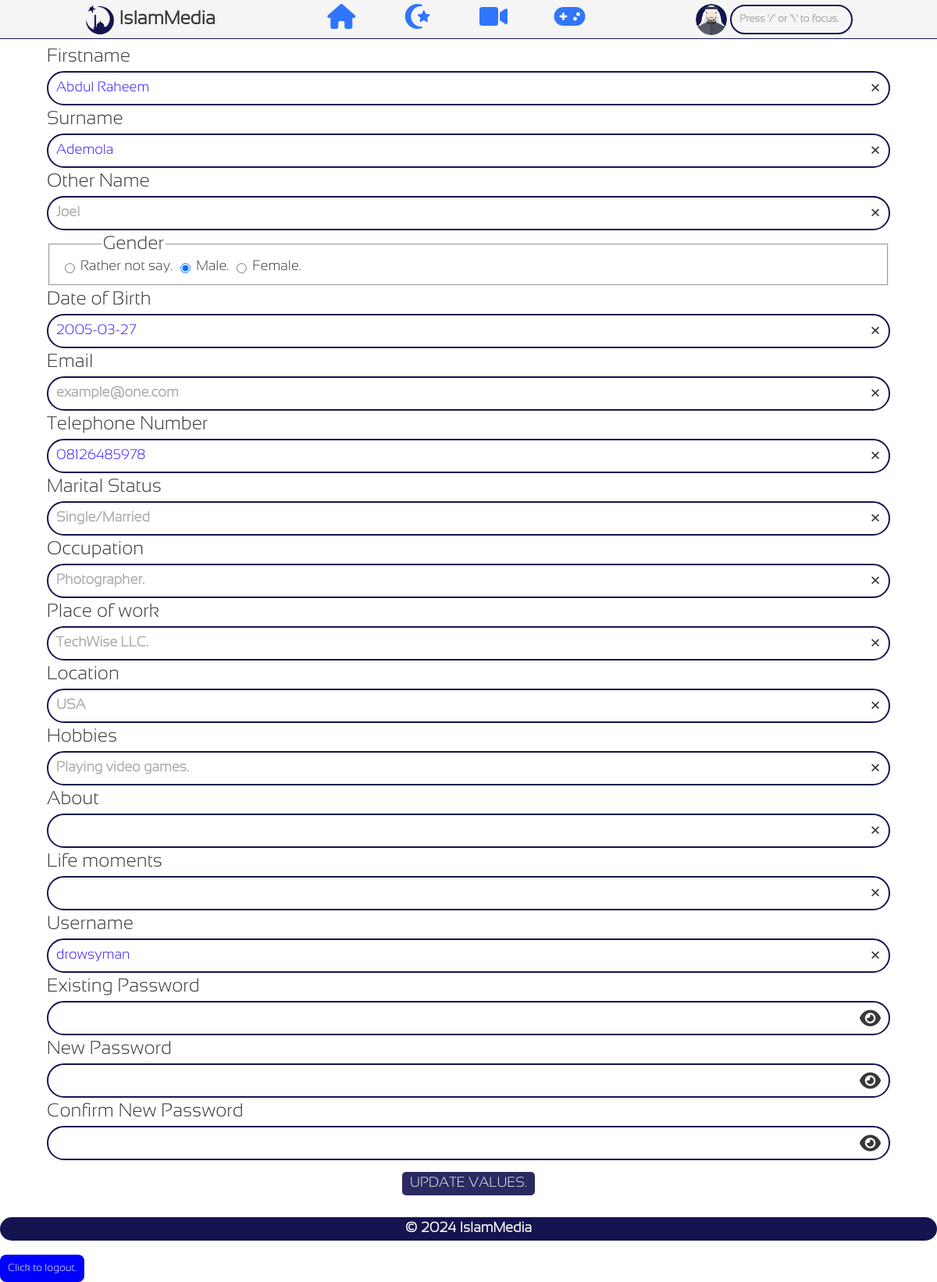
Screenshot of /edit_user_info.php (signed in) with the database file from the repository.
### tables this page shows
CREATE TABLE `users` (
  `userID` int(40) NOT NULL,
  `userImg` varchar(255) NOT NULL,
  `userName` varchar(255) NOT NULL,
  `passWord` varchar(255) NOT NULL,
  `firstName` varchar(255) NOT NULL,
  `surName` varchar(255) NOT NULL,
  `otherName` varchar(255) NOT NULL,
  `gender` varchar(40) NOT NULL,
  `dateOfBirth` date NOT NULL,
  `email` varchar(255) NOT NULL,
  `telephoneNumber` text NOT NULL,
  `maritalStatus` varchar(255) NOT NULL,
  `occupation` varchar(255) NOT NULL,
  `placeOfWork` varchar(255) NOT NULL,
  `location` varchar(255) NOT NULL,
  `hobbies` varchar(255) NOT NULL,
  `about` varchar(255) NOT NULL,
  `lifeMoments` text NOT NULL,
  `dateJoined` date NOT NULL DEFAULT current_timestamp(),
  `userType` varchar(255) NOT NULL DEFAULT 'user',
  `mailVerified` varchar(255) NOT NULL
);

### user_img.php (called while the page is built, shortened)
<?php
    $user_img = "uploads/profile_pics/" . sha1($_SESSION['islammedia_curr_user']);
    if (!file_exists($user_img)) {
        $stmt = $conn -> prepare("SELECT `gender` FROM `users` WHERE `userID`= ?;");
        $stmt -> bind_param("i", $_SESSION['islammedia_curr_user']);
        if ($stmt -> execute()) {
            $result = $stmt -> get_result();
        } else {
            $err = "Sorry, an error occurred, we are trying to fix it as soon as possible!";
            require("footer.php");
            exit;
        }
        if($result -> num_rows == 1) {
            while ($row = $result -> fetch_assoc()) {
                $gender = $row['gender'];
            }
        }
    }
?>

### edit_user_info.php (the view, shortened to what this page needs)
<?php
    require("connection.php");
    if($_SERVER['REQUEST_METHOD'] == "POST"){
        if (isset($_POST['firstname'])) {
            $firstname = sanitize_input($_POST['firstname']);
            $continue = 1;
        } else {
            $continue = 0;
        }
        if (isset($_POST['surname']) && $continue != 0) {
            $surname = sanitize_input($_POST['surname']);
            $continue = 1;
        } else {
            $continue = 0;
        }
        if (isset($_POST['other_name']) && $continue != 0) {
            $other_name = sanitize_input($_POST['other_name']);
            $continue = 1;
        } else {
            $continue = 0;
        }
        if (isset($_POST['gender']) && $continue != 0) {
            $gender = sanitize_input($_POST['gender']);
            $continue = 1;
        } else {
            $continue = 0;
        }
        if (isset($_POST['date_of_birth']) && $continue != 0) {
            $date_of_birth = sanitize_input($_POST['date_of_birth']);
            $continue = 1;
        } else {
            $continue = 0;
        }
        if (isset($_POST['email']) && $continue != 0) {
            $email = sanitize_input($_POST['email']);
            $continue = 1;
        } else {
            $continue = 0;
        }
        if (isset($_POST['telephone_number']) && $continue != 0) {
            $telephone_number = sanitize_input($_POST['telephone_number']);
            $continue = 1;
        } else {
            $continue = 0;
        }
        if (isset($_POST['marital_status']) && $continue != 0) {
            $marital_status = sanitize_input($_POST['marital_status']);
            $continue = 1;
        } else {
            $continue = 0;
        }
        if (isset($_POST['occupation']) && $continue != 0) {
            $occupation = sanitize_input($_POST['occupation']);
            $continue = 1;
        } else {
            $continue = 0;
        }
        if (isset($_POST['place_of_work']) && $continue != 0) {
            $place_of_work = sanitize_input($_POST['place_of_work']);
            $continue = 1;
        } else {
            $continue = 0;
        }
        if (isset($_POST['location']) && $continue != 0) {
            $location = sanitize_input($_POST['location']);
            $continue = 1;
        } else {
            $continue = 0;
        }
        if (isset($_POST['hobbies']) && $continue != 0) {
            $hobbies = sanitize_input($_POST['hobbies']);
            $continue = 1;
        } else {
            $continue = 0;
        }
        if (isset($_POST['about']) && $continue != 0) {
            $about = sanitize_input($_POST['about']);
            $continue = 1;
        } else {
            $continue = 0;
        }
        if (isset($_POST['life_moments']) && $continue != 0) {
            $life_moments = sanitize_input($_POST['life_moments']);
            $continue = 1;
        } else {
            $continue = 0;
        }
        if (isset($_POST['username']) && $continue != 0) {
            $username = sanitize_input($_POST['username']);
            $continue = 1;
        } else {
            $continue = 0;
        }
        if (isset($_POST['password']) && $continue != 0) {
            $password = sanitize_input($_POST['password'], FALSE);
            $continue = 1;
        } else {
            $continue = 0;
        }
        if (isset($_POST['npassword']) && $continue != 0) {
            $npassword = sanitize_input($_POST['npassword'], FALSE);
            $continue = 1;
        } else {
            $continue = 0;
        }
        if (isset($_POST['cpassword']) && $continue != 0) {
            $cpassword = sanitize_input($_POST['cpassword'], FALSE);
            $continue = 1;
        } else {
            $continue = 0;
        }
        if (isset($continue) && $continue == 1) {
            check_firstname();
        } else {
            $err = "The server received an incomplete request!";
            get_user_data();
        }
    } else {
       get_user_data();
    }
    function sanitize_input($data, $trim = TRUE){
        if($trim === TRUE){
            $data = trim($data);
        }
        $data = htmlentities($data, ENT_QUOTES);
        return $data;
    }
    function get_user_data() {
        global $conn, $firstname, $surname, $other_name, $gender, $date_of_birth, $email, $telephone_number, $marital_status, $occupation, $place_of_work, $location, $hobbies, $about, $life_moments, $username;
        $stmt = $conn -> prepare("SELECT `username`, `firstName`, `surName`, `otherName`, `gender`, `dateOfBirth`, `email`,`telephoneNumber`, `maritalStatus`, `occupation`, `placeOfWork`, `location`, `hobbies`, `about`, `lifeMoments` FROM `users` WHERE `userID`= ?;");
        $stmt -> bind_param("i", $_SESSION['islammedia_curr_user']);
        if($stmt -> execute()){
            $result = $stmt -> get_result();
        } else {
            $err = "Sorry, an error occurred, we are trying to fix it as soon as possible!";
            return;
        }
        if ($result -> num_rows == 1) {
            while ($row = $result->fetch_assoc()) {
                $firstname = $row['firstName'];
                $surname = $row['surName'];
                $other_name = $row['otherName'];
                $date_of_birth = $row['dateOfBirth'];
                $email = $row['email'];
                $telephone_number = $row['telephoneNumber'];
                $marital_status = $row['maritalStatus'];
                $occupation = $row['occupation'];
                $place_of_work = $row['placeOfWork'];
                $location = $row['location'];
                $hobbies = $row['hobbies'];
                $about = $row['about'];
                $life_moments = $row['lifeMoments'];
                $username = $row['username'];
            }
        } else {
            require('security.php');
            insert_suspect();
        }
    }
    require_once("header.php");
?>
    <form method="POST" action="<?php echo(sanitize_input($_SERVER['PHP_SELF'])); ?>" name="edit_profile" class="form1">
        <label for="firstname" class="label1">Firstname</label>
        <div class="input_div">
            <input type="text" class="input1" id="firstname" name="firstname" placeholder ="John" value="<?php if(isset($firstname)){ echo ($firstname);} ?>" autocomplete="off"/>
            <span class="post_input" onclick="empty_this(document.getElementById('firstname'))">&times;</span>
        </div>
        <label for="surname" class="label1">Surname</label>
        <div class="input_div">
            <input type="text" class="input1" id="surname" name="surname" placeholder ="Doe" value="<?php if(isset($surname)){ echo ($surname);} ?>" autocomplete="off"/>
            <span class="post_input" onclick="empty_this(document.getElementById('surname'))">&times;</span>
        </div>
        <label for="other_name" class="label1">Other Name</label>
        <div class="input_div">
            <input type="text" class="input1" id="other_name" name="other_name" placeholder ="Joel" value="<?php if(isset($other_name)){ echo ($other_name);} ?>" autocomplete="off"/>
            <span class="post_input" onclick="empty_this(document.getElementById('other_name'))">&times;</span>
        </div>
        <div class="div">
            <fieldset>
                <legend class="label1">Gender</legend>
                <div class="radio_input1">
                    <input type="radio" class="radio_input" id="rather_not_say" name="gender" value="r" <?php if((isset($gender) && $gender == "r") || empty($gender)){ echo ("checked"); } ?>/>
                    <label for="rather_not_say">Rather not say.</label>
                </div>
                <div class="radio_input1">
                    <input type="radio" class="radio_input" id="male" name="gender" value="m" <?php if(isset($gender) && $gender == "m"){ echo ("checked");} ?>/>
                    <label for="male">Male.</label>
                </div>
                <div class="radio_input1">
                    <input type="radio" class="radio_input" id="female" name="gender" value="f" <?php if(isset($gender) && $gender == "f"){ echo ("checked");} ?>/>
                    <label for="female">Female.</label>
                </div>
            </fieldset>
        </div>
        <label for="date_of_birth" class="label1">Date of Birth</label>
        <div class="input_div">
            <input type="text" class="input1" id="date_of_birth" name="date_of_birth" placeholder="DD-MM-YYYY or YYYY-MM-DD" value="<?php if(isset($date_of_birth)) {echo($date_of_birth);}; ?>" autocomplete="off"/>
            <span class="post_input" onclick="empty_this(document.getElementById('date_of_birth'))">&times;</span>
        </div>
        <label for="email" class="label1">Email</label>
        <div class="input_div">
            <input type="email" class="input1" id="email" name="email" placeholder="example@one.com" value="<?php if(isset($email)) {echo($email);}; ?>" autocomplete="off"/>
            <span class="post_input" onclick="empty_this(document.getElementById('email'))">&times;</span>
        </div>
        <label for="telephone_number" class="label1">Telephone Number</label>
        <div class="input_div">
            <input type="text" class="input1" id="telephone_number" name="telephone_number" placeholder="01**********56" value="<?php if(isset($telephone_number)) {echo($telephone_number);}; ?>" autocomplete="off"/>
            <span class="post_input" onclick="empty_this(document.getElementById('telephone_number'))">&times;</span>
        </div>
        <label for="marital_status" class="label1">Marital Status</label>
        <div class="input_div">
            <input type="text" class="input1" id="marital_status" name="marital_status" placeholder="Single/Married" value="<?php if(isset($marital_status)) {echo($marital_status);}; ?>" autocomplete="off"/>
            <span class="post_input" onclick="empty_this(document.getElementById('marital_status'))">&times;</span>
        </div>
        <label for="occupation" class="label1">Occupation</label>
        <div class="input_div">
            <input type="text" class="input1" id="occupation" name="occupation" placeholder="Photographer." value="<?php if(isset($occupation)) {echo($occupation);}; ?>" autocomplete="off"/>
            <span class="post_input" onclick="empty_this(document.getElementById('occupation'))">&times;</span>
        </div>
        <label for="place_of_work" class="label1">Place of work</label>
        <div class="input_div">
            <input type="text" class="input1" id="place_of_work" name="place_of_work" placeholder="TechWise LLC." value="<?php if(isset($place_of_work)) {echo($place_of_work);}; ?>" autocomplete="off"/>
            <span class="post_input" onclick="empty_this(document.getElementById('place_of_work'))">&times;</span>
        </div>
        <label for="location" class="label1">Location</label>
        <div class="input_div">
            <input type="text" class="input1" id="location" name="location" placeholder="USA" value="<?php if(isset($location)) {echo($location);}; ?>" autocomplete="off"/>
            <span class="post_input" onclick="empty_this(document.getElementById('location'))">&times;</span>
        </div>
        <label for="hobbies" class="label1">Hobbies</label>
        <div class="input_div">
            <input type="text" class="input1" id="hobbies" name="hobbies" placeholder="Playing video games." value="<?php if(isset($hobbies)) {echo($hobbies);}; ?>" autocomplete="off"/>
            <span class="post_input" onclick="empty_this(document.getElementById('hobbies'))">&times;</span>
        </div>
        <label for="about" class="label1">About</label>
        <div class="input_div">
            <input type="text" class="input1" id="about" name="about" placeholder="" value="<?php if(isset($about)) {echo($about);}; ?>" autocomplete="off"/>
            <span class="post_input" onclick="empty_this(document.getElementById('about'))">&times;</span>
        </div>
        <label for="life_moments" class="label1">Life moments</label>
        <div class="input_div">
            <input type="text" class="input1" id="life_moments" name="life_moments" placeholder="" value="<?php if(isset($life_moments)) {echo($life_moments);}; ?>" autocomplete="off"/>
            <span class="post_input" onclick="empty_this(document.getElementById('life_moments'))">&times;</span>
        </div>
        <label for="username" class="label1">Username</label>
        <div class="input_div">
            <input type="text" class="input1" id="username" name="username" placeholder="john_doe" value="<?php if(isset($username)) {echo($username);};?>" autocomplete="off"/>
            <span class="post_input" onclick="empty_this(document.getElementById('username'))">&times;</span>
        </div>
        <label for="password" class="label1">Existing Password</label>
        <div class="input_div">
            <input type="password" class="input1" id="password" name="password" value="" autocomplete="off"/>
            <span class="post_input icon1 icon" onclick="psw_vis(document.getElementById('password'), this)"></span>
        </div>
        <label for="npassword" class="label1">New Password</label>
        <div class="input_div">
            <input type="password" class="input1" id="npassword" name="npassword" value="" autocomplete="off"/>
            <span class="post_input icon1 icon" onclick="psw_vis(document.getElementById('npassword'), this)"></span>
        </div>
        <label for="cpassword" class="label1">Confirm New Password</label>
        <div class="input_div">
            <input type="password" class="input1" id="cpassword" name="cpassword" value="" autocomplete="off"/>
            <span class="post_input icon1 icon" onclick="psw_vis(document.getElementById('cpassword'), this)"></span>
        </div>
        <div class="center div">
            <button type="submit" class="submit_button">UPDATE VALUES.</button>
        </div>
    </form>
<?php
    require_once("footer.php");
?>

### rows the page displays
users: firstname "Abdul Raheem", surname "Ademola", gender "☐ Rather not say.", gender "☑ Male.", gender "☐ Female.", date_of_birth "2005-03-27", telephone_number "08126485978", username "drowsyman"
